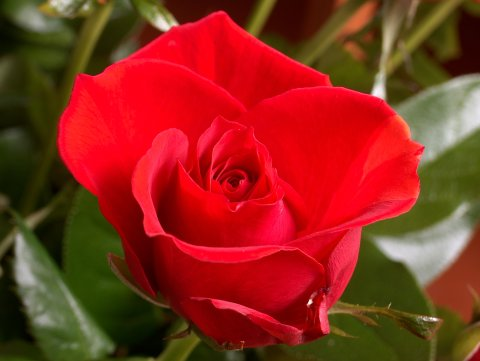
#> input picture opencv-python/img/sample1.jpg, 480 x 361 px
$ python colorconversion1.py
#> lines starting #> are read from the running program, lines starting #| are printed output that depends on the picture; after the words box and inside, x2 and y2 are one past the last pixel; in counts of white or black regions, pixels touching at a corner belong together
'''Write a program to do image format conversion i.e., from RGB to gray,
 gray to binary, RGB to HSV, HSV to RGB, RGB to YCbCr and YCbCr to RGB.'''


import cv2

img=cv2.imread("img/sample1.jpg",1)
#> img is the input picture: shape (361, 480, 3); mean B, G, R 28.2, 43.9, 139.9

cv2.imshow("Original",img)
cv2.waitKey(0)

#rgb2gray

img_gray= cv2.cvtColor(img,cv2.COLOR_BGR2GRAY)
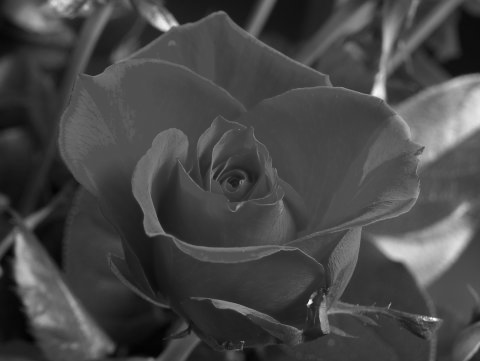
#> img_gray: shape (361, 480); min 1, max 250, mean 70.8
cv2.imshow("Grayscale",img_gray)
cv2.waitKey(0)

#rgb2hsv

img_hsv= cv2.cvtColor(img,cv2.COLOR_RGB2HSV)
#> img_hsv: shape (361, 480, 3); mean H, S, V 105.3, 213.3, 142.7
cv2.imshow("HSV",img_hsv)
cv2.waitKey(0)

#hsv2rgb

img_rgb= cv2.cvtColor(img_hsv,cv2.COLOR_HSV2RGB)
cv2.imshow("Color",img_rgb)
cv2.waitKey(0)

#rgb2ycrcb

img_ycrcb= cv2.cvtColor(img,cv2.COLOR_BGR2YCrCb)
#> img_ycrcb: shape (361, 480, 3); mean of channels 0, 1, 2 70.8, 177.3, 104
cv2.imshow("YCrCb",img_ycrcb)
cv2.waitKey(0)

#ycrcb2rgb

img_ycrcb2rgb= cv2.cvtColor(img_ycrcb,cv2.COLOR_YCrCb2BGR)
cv2.imshow("YCrCb to RGB",img_ycrcb2rgb)
cv2.waitKey(0)

#gray2binary

height= img_gray.shape[0]
#> height = 361
width= img_gray.shape[1]
#> width = 480

var_img= img_gray.copy()
for i in range (0,height):
    for j in range (0,width):
        if(var_img[i][j]<=128):
            var_img[i][j]=0
        else:
            var_img[i][j]=255
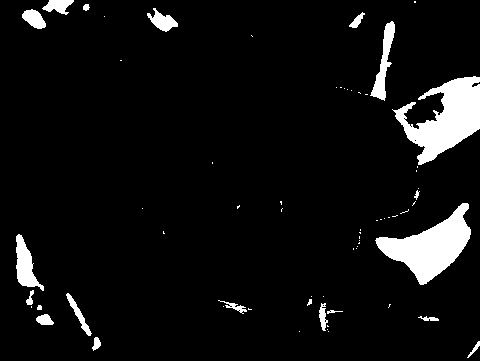
#> var_img: shape (361, 480); 6.3% white; 66 white regions (45 under 20 px), largest, box (x1, y1, x2, y2) and area: (392, 76, 480, 165) 3812, (375, 203, 471, 285) 3458, (16, 234, 44, 291) 747
cv2.imshow("Gray to Binary",var_img)
cv2.waitKey(0)

cv2.destroyAllWindows()

$ run again, with opencv-python/img/horse.jpg copied over opencv-python/img/sample1.jpg
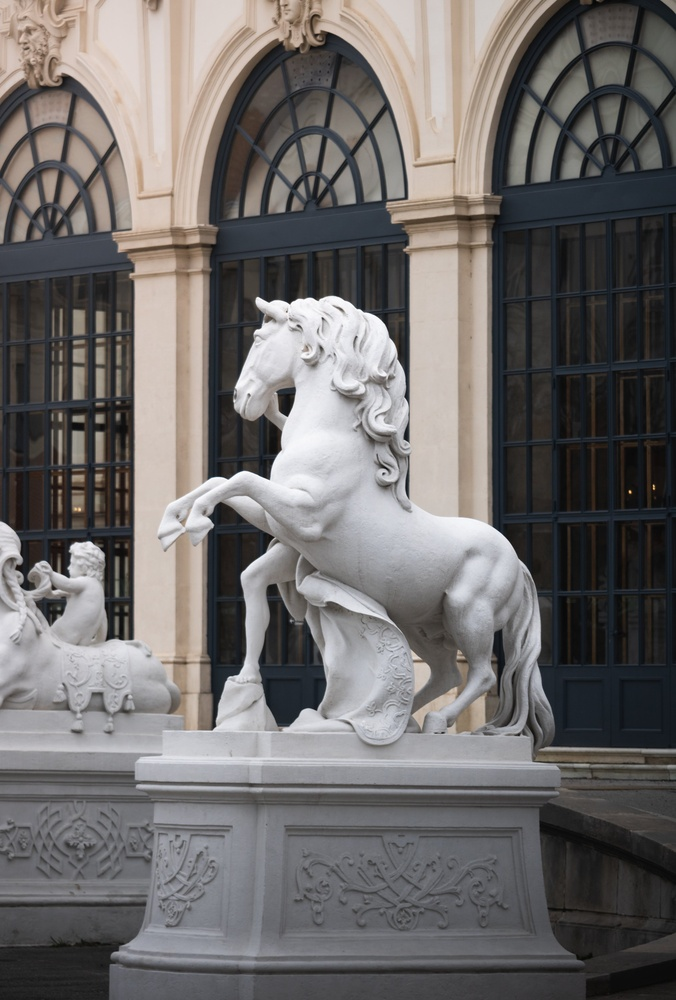
#> input picture opencv-python/img/horse.jpg, 676 x 1000 px, shrunk from 3867 x 5718 before the run
#> img is the input picture: shape (1000, 676, 3); mean B, G, R 106.7, 107.5, 110.7
#> `img_gray= cv2.cvtColor(img,cv2.COLOR_BGR2GRAY)`:
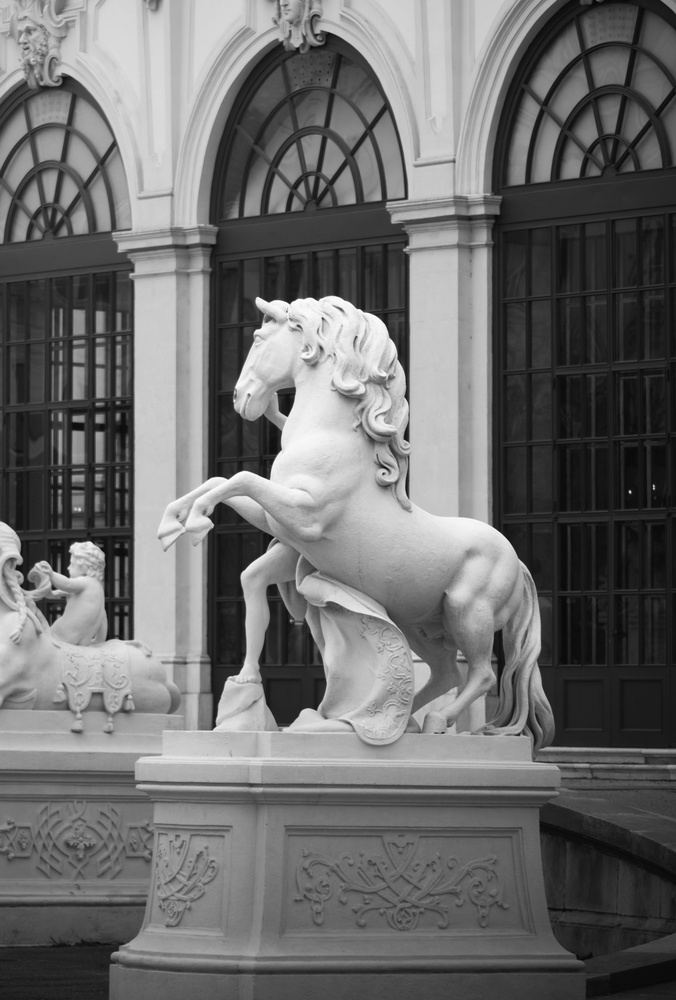
#> img_gray: shape (1000, 676); min 5, max 255, mean 108.4
#> img_hsv: shape (1000, 676, 3); mean H, S, V 65.3, 28.9, 114.1
#> img_ycrcb: shape (1000, 676, 3); mean of channels 0, 1, 2 108.4, 129.7, 127.1
#> after the loop `for i in range (0,height):`:
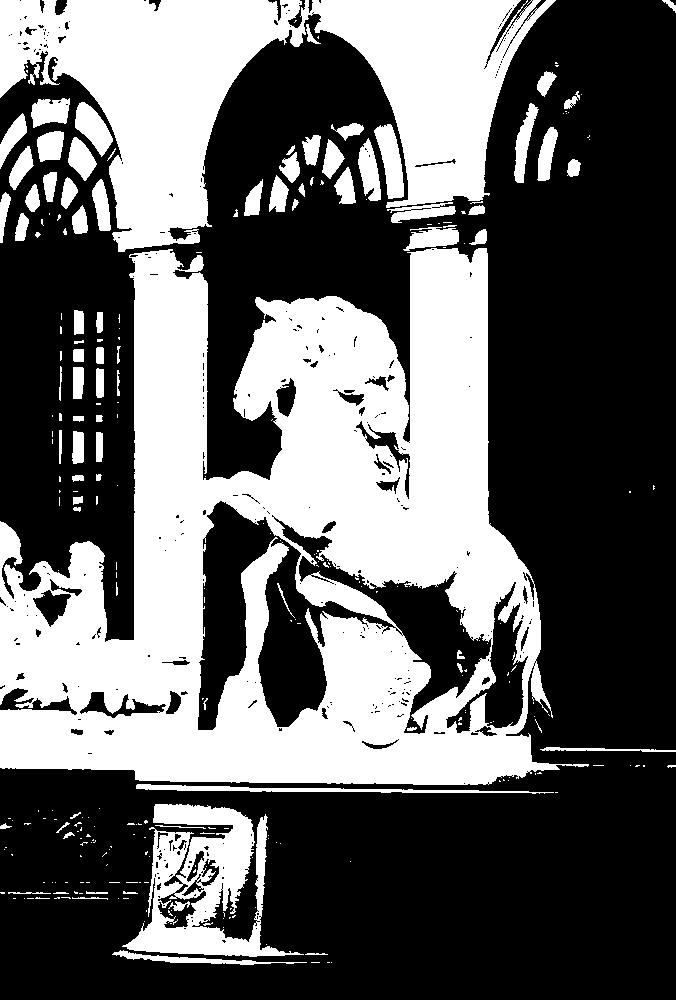
#> var_img: shape (1000, 676); 39.3% white; 281 white regions (196 under 20 px), largest, box (x1, y1, x2, y2) and area: (0, 248, 589, 785) 167162, (0, 0, 556, 252) 63117, (122, 804, 304, 957) 12122

$ run again, with opencv-python/img/paper.jpg copied over opencv-python/img/sample1.jpg
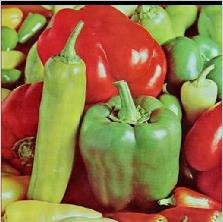
#> input picture opencv-python/img/paper.jpg, 223 x 222 px
#> img is the input picture: shape (222, 223, 3); mean B, G, R 67.6, 114.4, 147.2
#> `img_gray= cv2.cvtColor(img,cv2.COLOR_BGR2GRAY)`:
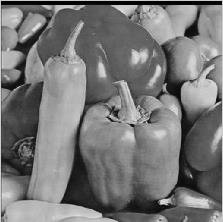
#> img_gray: shape (222, 223); min 0, max 241, mean 118.8
#> img_hsv: shape (222, 223, 3); mean H, S, V 96.8, 156.4, 161
#> img_ycrcb: shape (222, 223, 3); mean of channels 0, 1, 2 118.8, 148.2, 99.1
#> after the loop `for i in range (0,height):`:
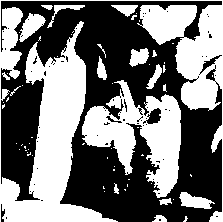
#> var_img: shape (222, 223); 46.5% white; 65 white regions (47 under 20 px), largest, box (x1, y1, x2, y2) and area: (0, 0, 223, 222) 15509, (82, 80, 181, 198) 5362, (19, 13, 46, 42) 392
